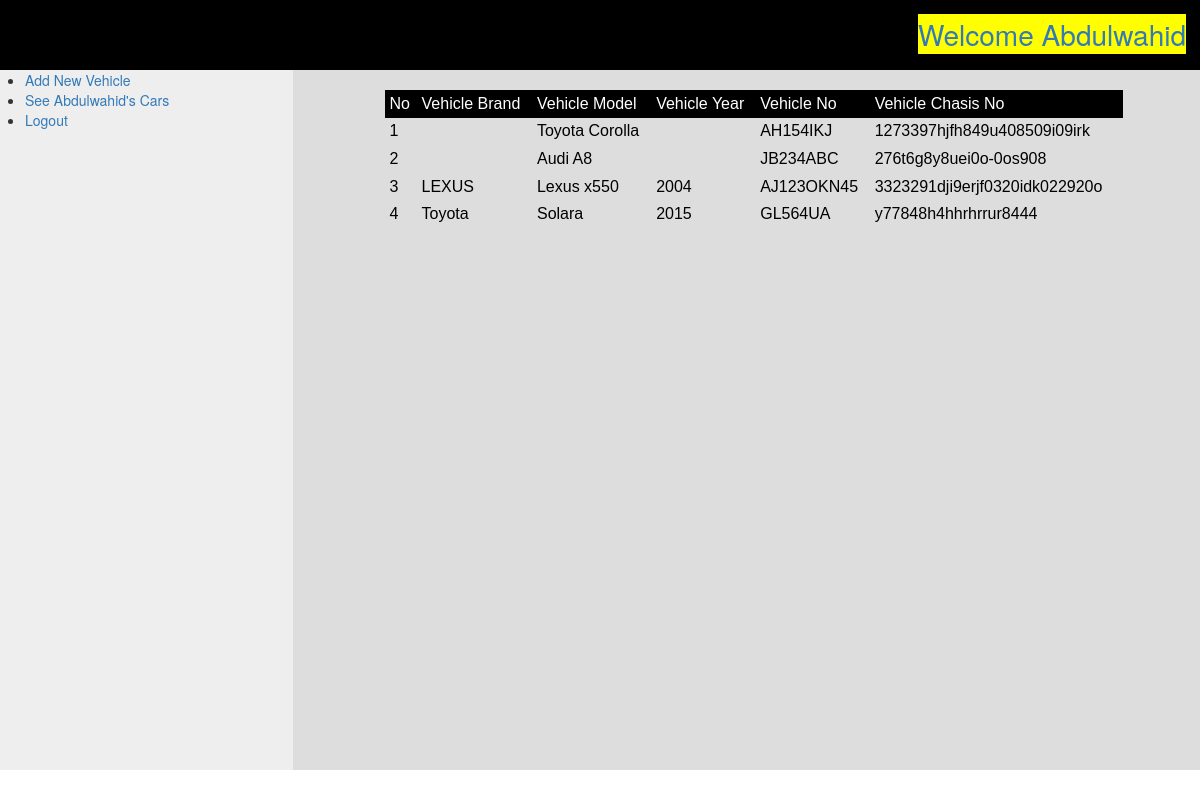
Page /dashboard.php?viewcars (signed in) on the committed database.
### tables this page shows
CREATE TABLE IF NOT EXISTS `users` (
  `id` int(11) NOT NULL AUTO_INCREMENT,
  `firstname` varchar(30) NOT NULL,
  `lastname` varchar(30) NOT NULL,
  `phone` varchar(15) NOT NULL,
  `email` varchar(30) NOT NULL,
  `address` varchar(200) NOT NULL,
  `car_id` int(11) NOT NULL,
  `password` varchar(200) NOT NULL,
  `username` varchar(20) NOT NULL,
  PRIMARY KEY (`id`)
);

CREATE TABLE IF NOT EXISTS `car` (
  `user_id` varchar(20) NOT NULL,
  `car_no` varchar(20) NOT NULL,
  `chasis_no` varchar(50) NOT NULL,
  `model` varchar(50) NOT NULL,
  `year` varchar(4) NOT NULL,
  `id` int(11) NOT NULL AUTO_INCREMENT,
  `brand` varchar(20) NOT NULL,
  PRIMARY KEY (`id`)
);

### viewcars.php (the view, shortened to what this page needs)
<?php
if (isset($_SESSION['id'])) {
	$user_id = $_SESSION['id'];
	$conn = mysqli_connect("localhost", "root", "", "cars");
	$query = "SELECT * FROM car WHERE user_id = '$user_id'";
	$get_cars = mysqli_query($conn, $query);
?>
<table>
	<thead class="tablehead">
	<td>No</td>
	<td>Vehicle Brand</td>
	<td>Vehicle Model</td>
	<td>Vehicle Year</td>
	<td>Vehicle No </td>
	<td>Vehicle Chasis No</td>
	</thead>
<?php
echo "<br/>";
$counter = 1;
while($this_car = mysqli_fetch_assoc($get_cars)) {
	$car_brand = $this_car['brand'];
	$car_year = $this_car['year'];
	$car_number = $this_car['car_no'];
	$car_model = $this_car['model'];
	$car_chasis = $this_car['chasis_no'];
	echo "<tr>
		<td>".$counter."</td>
		<td>".$car_brand."</td>
		<td>".$car_model."</td>
		<td>".$car_year."</td>
		<td>".$car_number."</td>
		<td>".$car_chasis."</td>
	</tr>";
	$counter++;
}
}
?>
</table>

### dashboard.php (shortened to what this page needs)
<?php
if (isset($_SESSION['id'])) {
    $id = $_SESSION['id'];
    $conn = mysqli_connect("localhost", "root", "", "cars");
    $query = "SELECT * FROM users WHERE id = '$id'";
    $make_query = mysqli_query($conn, $query);
    while ($this_user = mysqli_fetch_assoc($make_query)) {
        $firstname = $this_user['firstname'];
    }
 ?>
<html>
    <head>
        <link rel="stylesheet" type="text/css" href="css/bootstrap.css" />
        <link rel="stylesheet" type="text/css" href="css/styles.css" />
    </head>
    <body>
        <header>
            <div class="profile"><a class="welcome" href="dashboard.php">Welcome <?php echo $firstname; ?></a></div>
        </header>
        <div class="row">
            <div class="sidebar col-3">
                <ul>
                    <li><a href="dashboard.php?addcars">Add New Vehicle</a></li>
                    <li><a href="dashboard.php?viewcars">See <?php echo $firstname."'s"; ?> Cars</a></li>
                    <li><a href="logout.php">Logout</a></li>
                </ul>
            </div>
            <div class="main_page col-9">
                        <?php if(isset($_GET['addcars'])){
                            include("new_car_form.php");
                        } else if (isset($_GET['viewcars'])) {
                            include ("viewcars.php");
                        }
                        ?>
            </div>
        </div>
    </body>
</html>
<?php
}else{
    header("location: index.php");
}
?>

### css/styles.css (style rules this page uses)
header { width:100%; height:5em; background:#000; }
.sidebar { height:50em; background:#eee; width:25%; float:left; }
.main_page { background:#ddd; height:50em; width:75%; float:left; }
.profile { color:#fff; font-size:2em; float:right; padding:0.5em; }
.welcome { background-color: yellow !important; }

### viewcars.php (style rules this page uses)
table { width:80%; margin:auto; }
tr td { padding:0.3em; font-size: 1em; color:black; font-family: arial; }
.tablehead td { padding:0.3em; font-size: 1em; background:black !important; color:white !important; font-family: arial; }

### rows in the picture
users: firstname "Abdulwahid"
car: model "Toyota Corolla", car_no "AH154IKJ", chasis_no "1273397hjfh849u408509i09irk"
car: model "Audi A8", car_no "JB234ABC", chasis_no "276t6g8y8uei0o-0os908"
car: brand "LEXUS", model "Lexus x550", year "2004", car_no "AJ123OKN45", chasis_no "3323291dji9erjf0320idk022920o"
car: brand "Toyota", model "Solara", year "2015", car_no "GL564UA", chasis_no "y77848h4hhrhrrur8444"
